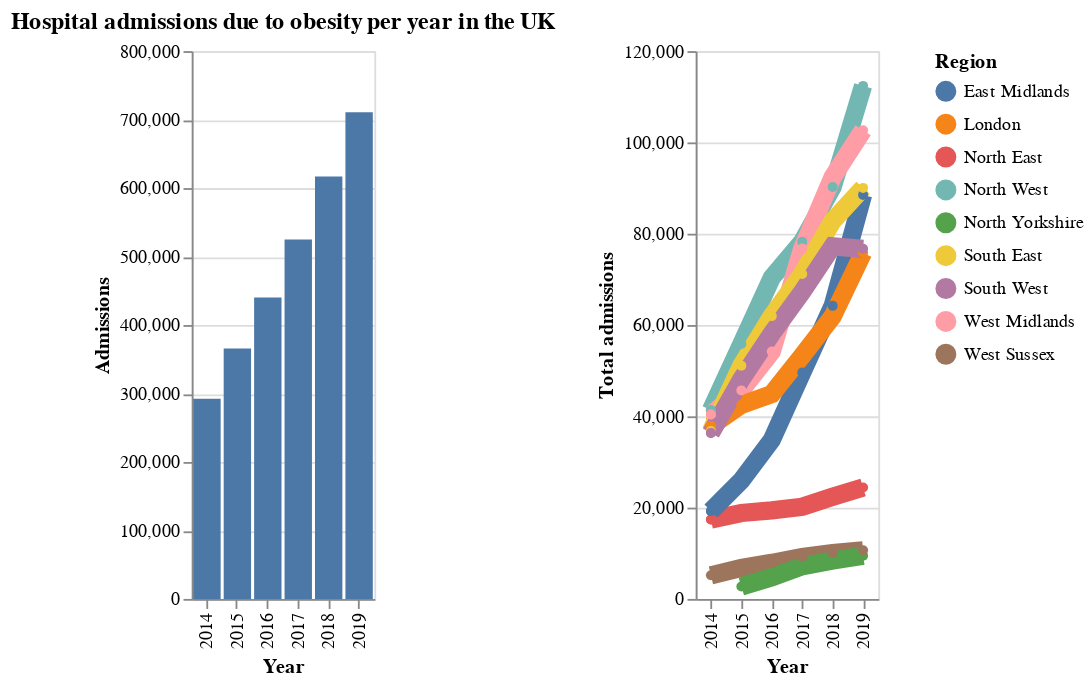

The notebook cell this image was saved under:
### Code cell
(df_england_plot | regional)

### Figure 1 — Vega-Lite specification as saved in the notebook (floating-point values rounded to 4 significant figures)
{"config": {"view": {"continuousWidth": 300, "continuousHeight": 300}}, "hconcat": [{"data": {"name": "data-5901024b95ab323b5ff9f8e1e6989df2"}, "mark": {"type": "bar"}, "encoding": {"tooltip": {"field": "admissions_total", "format": ",", "type": "quantitative"}, "x": {"field": "year", "title": "Year", "type": "ordinal"}, "y": {"field": "admissions_total", "title": "Admissions", "type": "quantitative"}}, "title": "Hospital admissions due to obesity per year in the UK", "width": 100}, {"data": {"name": "data-f8c4c19de6466fe452cf100206e9f062"}, "mark": {"type": "line", "point": true, "size": 10}, "encoding": {"color": {"field": "region", "title": "Region", "type": "nominal"}, "tooltip": [{"field": "region", "title": "Region", "type": "nominal"}, {"field": "admissions_total", "format": ",", "title": "Admissions", "type": "quantitative"}], "x": {"field": "year", "title": "Year", "type": "ordinal"}, "y": {"field": "admissions_total", "title": "Total admissions", "type": "quantitative"}}, "width": 100}], "$schema": "https://vega.github.io/schema/vega-lite/v5.14.1.json", "datasets": {"data-5901024b95ab323b5ff9f8e1e6989df2": [{"region": "England", "admissions_total": 292404, "admissions_count_men": 99579, "admissions_count_women": 192795, "adm_per_100_000_all": 550.6, "adm_per_male": 381.0, "adm_per_female": 714.7, "year": 2014, "top_tier": true}, {"region": "England", "admissions_total": 365577, "admissions_count_men": 123423, "admissions_count_women": 242118, "adm_per_100_000_all": 678.7, "adm_per_male": 465.2, "adm_per_female": 885.8, "year": 2015, "top_tier": true}, {"region": "England", "admissions_total": 440288, "admissions_count_men": 149490, "admissions_count_women": 290747, "adm_per_100_000_all": 810.6, "adm_per_male": 558.4, "adm_per_female": 1056.0, "year": 2016, "top_tier": true}, {"region": "England", "admissions_total": 524725, "admissions_count_men": 175401, "admissions_count_women": 349279, "adm_per_100_000_all": 995.0, "adm_per_male": 710.0, "adm_per_female": 1281.0, "year": 2017, "top_tier": true}, {"region": "England", "admissions_total": 616961, "admissions_count_men": 208290, "admissions_count_women": 408630, "adm_per_100_000_all": 1159.0, "adm_per_male": 833.0, "adm_per_female": 1486.0, "year": 2018, "top_tier": true}, {"region": "England", "admissions_total": 710562, "admissions_count_men": 243565, "admissions_count_women": 466978, "adm_per_100_000_all": 1323.0, "adm_per_male": 963.1, "adm_per_female": 1685.0, "year": 2019, "top_tier": true}], "data-f8c4c19de6466fe452cf100206e9f062": [{"region": "North East", "admissions_total": 17409, "admissions_count_men": 6294, "admissions_count_women": 11115, "adm_per_100_000_all": 670.5, "adm_per_male": 495.7, "adm_per_female": 837.7, "year": 2014, "top_tier": true, "result": null}, {"region": "North East", "admissions_total": 17409, "admissions_count_men": 6294, "admissions_count_women": 11115, "adm_per_100_000_all": 670.5, "adm_per_male": 495.7, "adm_per_female": 837.7, "year": 2014, "top_tier": true, "result": null}, {"region": "North West", "admissions_total": 41358, "admissions_count_men": 13913, "admissions_count_women": 27441, "adm_per_100_000_all": 586.1, "adm_per_male": 401.2, "adm_per_female": 764.7, "year": 2014, "top_tier": true, "result": null}, {"region": "North West", "admissions_total": 41358, "admissions_count_men": 13913, "admissions_count_women": 27441, "adm_per_100_000_all": 586.1, "adm_per_male": 401.2, "adm_per_female": 764.7, "year": 2014, "top_tier": true, "result": null}, {"region": "East Midlands", "admissions_total": 19256, "admissions_count_men": 6058, "admissions_count_women": 13198, "adm_per_100_000_all": 424.4, "adm_per_male": 270.8, "adm_per_female": 573.7, "year": 2014, "top_tier": true, "result": null}, {"region": "East Midlands", "admissions_total": 19256, "admissions_count_men": 6058, "admissions_count_women": 13198, "adm_per_100_000_all": 424.4, "adm_per_male": 270.8, "adm_per_female": 573.7, "year": 2014, "top_tier": true, "result": null}, {"region": "West Midlands", "admissions_total": 40394, "admissions_count_men": 12268, "admissions_count_women": 28125, "adm_per_100_000_all": 720.2, "adm_per_male": 443.3, "adm_per_female": 989.8, "year": 2014, "top_tier": true, "result": null}, {"region": "West Midlands", "admissions_total": 40394, "admissions_count_men": 12268, "admissions_count_women": 28125, "adm_per_100_000_all": 720.2, "adm_per_male": 443.3, "adm_per_female": 989.8, "year": 2014, "top_tier": true, "result": null}, {"region": "London", "admissions_total": 37892, "admissions_count_men": 13281, "admissions_count_women": 24606, "adm_per_100_000_all": 461.8, "adm_per_male": 327.6, "adm_per_female": 592.9, "year": 2014, "top_tier": true, "result": null}, {"region": "London", "admissions_total": 37892, "admissions_count_men": 13281, "admissions_count_women": 24606, "adm_per_100_000_all": 461.8, "adm_per_male": 327.6, "adm_per_female": 592.9, "year": 2014, "top_tier": true, "result": null}, {"region": "South East", "admissions_total": 36779, "admissions_count_men": 13280, "admissions_count_women": 23482, "adm_per_100_000_all": 425.1, "adm_per_male": 312.4, "adm_per_female": 533.5, "year": 2014, "top_tier": true, "result": null}, {"region": "West Sussex", "admissions_total": 5183, "admissions_count_men": 1977, "admissions_count_women": 3206, "adm_per_100_000_all": 640.7, "adm_per_male": 504.7, "adm_per_female": 768.4, "year": 2014, "top_tier": true, "result": null}, {"region": "South West", "admissions_total": 36338, "admissions_count_men": 12260, "admissions_count_women": 24078, "adm_per_100_000_all": 685.5, "adm_per_male": 471.7, "adm_per_female": 891.3, "year": 2014, "top_tier": true, "result": null}, {"region": "South West", "admissions_total": 36338, "admissions_count_men": 12260, "admissions_count_women": 24078, "adm_per_100_000_all": 685.5, "adm_per_male": 471.7, "adm_per_female": 891.3, "year": 2014, "top_tier": true, "result": null}, {"region": "North East", "admissions_total": 18824, "admissions_count_men": 6340, "admissions_count_women": 12484, "adm_per_100_000_all": 721.1, "adm_per_male": 495.9, "adm_per_female": 937.2, "year": 2015, "top_tier": true, "result": null}, {"region": "North West", "admissions_total": 55848, "admissions_count_men": 19879, "admissions_count_women": 35963, "adm_per_100_000_all": 786.2, "adm_per_male": 568.8, "adm_per_female": 996.7, "year": 2015, "top_tier": true, "result": null}, {"region": "North Yorkshire", "admissions_total": 2703, "admissions_count_men": 1056, "admissions_count_women": 1647, "adm_per_100_000_all": 448.4, "adm_per_male": 355.2, "adm_per_female": 539.3, "year": 2015, "top_tier": true, "result": null}, {"region": "East Midlands", "admissions_total": 25932, "admissions_count_men": 7899, "admissions_count_women": 18032, "adm_per_100_000_all": 563.9, "adm_per_male": 348.3, "adm_per_female": 773.7, "year": 2015, "top_tier": true, "result": null}, {"region": "West Midlands", "admissions_total": 45682, "admissions_count_men": 14083, "admissions_count_women": 31598, "adm_per_100_000_all": 805.0, "adm_per_male": 502.3, "adm_per_female": 1101.0, "year": 2015, "top_tier": true, "result": null}, {"region": "London", "admissions_total": 42511, "admissions_count_men": 14249, "admissions_count_women": 28250, "adm_per_100_000_all": 505.1, "adm_per_male": 342.1, "adm_per_female": 664.5, "year": 2015, "top_tier": true, "result": null}, {"region": "South East", "admissions_total": 51102, "admissions_count_men": 18228, "admissions_count_women": 32865, "adm_per_100_000_all": 581.2, "adm_per_male": 421.6, "adm_per_female": 735.4, "year": 2015, "top_tier": true, "result": null}, {"region": "West Sussex", "admissions_total": 6794, "admissions_count_men": 2542, "admissions_count_women": 4251, "adm_per_100_000_all": 827.2, "adm_per_male": 638.4, "adm_per_female": 1005.0, "year": 2015, "top_tier": true, "result": null}, {"region": "South West", "admissions_total": 48098, "admissions_count_men": 16484, "admissions_count_women": 31614, "adm_per_100_000_all": 894.4, "adm_per_male": 624.3, "adm_per_female": 1155.0, "year": 2015, "top_tier": true, "result": null}, {"region": "North East", "admissions_total": 19414, "admissions_count_men": 6574, "admissions_count_women": 12840, "adm_per_100_000_all": 741.4, "adm_per_male": 512.3, "adm_per_female": 961.4, "year": 2016, "top_tier": true, "result": null}, {"region": "North West", "admissions_total": 70380, "admissions_count_men": 24718, "admissions_count_women": 45654, "adm_per_100_000_all": 986.7, "adm_per_male": 703.9, "adm_per_female": 1261.0, "year": 2016, "top_tier": true, "result": null}, {"region": "North Yorkshire", "admissions_total": 4749, "admissions_count_men": 1763, "admissions_count_women": 2985, "adm_per_100_000_all": 789.5, "adm_per_male": 595.5, "adm_per_female": 977.1, "year": 2016, "top_tier": true, "result": null}, {"region": "East Midlands", "admissions_total": 34839, "admissions_count_men": 11451, "admissions_count_women": 23381, "adm_per_100_000_all": 751.3, "adm_per_male": 500.5, "adm_per_female": 995.2, "year": 2016, "top_tier": true, "result": null}, {"region": "West Midlands", "admissions_total": 54212, "admissions_count_men": 16465, "admissions_count_women": 37744, "adm_per_100_000_all": 948.9, "adm_per_male": 583.0, "adm_per_female": 1306.0, "year": 2016, "top_tier": true, "result": null}, {"region": "London", "admissions_total": 44893, "admissions_count_men": 15370, "admissions_count_women": 29513, "adm_per_100_000_all": 525.8, "adm_per_male": 363.0, "adm_per_female": 685.6, "year": 2016, "top_tier": true, "result": null}, {"region": "South East", "admissions_total": 61957, "admissions_count_men": 22420, "admissions_count_women": 39532, "adm_per_100_000_all": 698.2, "adm_per_male": 513.7, "adm_per_female": 876.7, "year": 2016, "top_tier": true, "result": null}, {"region": "West Sussex", "admissions_total": 7897, "admissions_count_men": 2949, "admissions_count_women": 4945, "adm_per_100_000_all": 953.3, "adm_per_male": 734.4, "adm_per_female": 1159.0, "year": 2016, "top_tier": true, "result": null}, {"region": "South West", "admissions_total": 58128, "admissions_count_men": 20216, "admissions_count_women": 37907, "adm_per_100_000_all": 1072.0, "adm_per_male": 759.0, "adm_per_female": 1374.0, "year": 2016, "top_tier": true, "result": null}, {"region": "North East", "admissions_total": 20188, "admissions_count_men": 7039, "admissions_count_women": 13148, "adm_per_100_000_all": 781.0, "adm_per_male": 565.0, "adm_per_female": 991.0, "year": 2017, "top_tier": true, "result": null}, {"region": "North West", "admissions_total": 78248, "admissions_count_men": 26808, "admissions_count_women": 51435, "adm_per_100_000_all": 1126.0, "adm_per_male": 811.0, "adm_per_female": 1440.0, "year": 2017, "top_tier": true, "result": null}, {"region": "North Yorkshire", "admissions_total": 7166, "admissions_count_men": 2694, "admissions_count_women": 4471, "adm_per_100_000_all": 1173.0, "adm_per_male": 856.0, "adm_per_female": 1512.0, "year": 2017, "top_tier": true, "result": null}, {"region": "East Midlands", "admissions_total": 49582, "admissions_count_men": 15557, "admissions_count_women": 34022, "adm_per_100_000_all": 1086.0, "adm_per_male": 706.0, "adm_per_female": 1465.0, "year": 2017, "top_tier": true, "result": null}, {"region": "West Midlands", "admissions_total": 76743, "admissions_count_men": 22952, "admissions_count_women": 53784, "adm_per_100_000_all": 1386.0, "adm_per_male": 877.0, "adm_per_female": 1897.0, "year": 2017, "top_tier": true, "result": null}, {"region": "London", "admissions_total": 53267, "admissions_count_men": 17720, "admissions_count_women": 35533, "adm_per_100_000_all": 748.0, "adm_per_male": 571.0, "adm_per_female": 921.0, "year": 2017, "top_tier": true, "result": null}, {"region": "South East", "admissions_total": 71183, "admissions_count_men": 26019, "admissions_count_women": 45161, "adm_per_100_000_all": 826.0, "adm_per_male": 629.0, "adm_per_female": 1021.0, "year": 2017, "top_tier": true, "result": null}, {"region": "West Sussex", "admissions_total": 9158, "admissions_count_men": 3313, "admissions_count_women": 5845, "adm_per_100_000_all": 1101.0, "adm_per_male": 806.0, "adm_per_female": 1387.0, "year": 2017, "top_tier": true, "result": null}, {"region": "South West", "admissions_total": 67289, "admissions_count_men": 23786, "admissions_count_women": 43500, "adm_per_100_000_all": 1233.0, "adm_per_male": 887.0, "adm_per_female": 1583.0, "year": 2017, "top_tier": true, "result": null}, {"region": "North East", "admissions_total": 22376, "admissions_count_men": 7759, "admissions_count_women": 14616, "adm_per_100_000_all": 861.0, "adm_per_male": 619.0, "adm_per_female": 1097.0, "year": 2018, "top_tier": true, "result": null}, {"region": "North West", "admissions_total": 90253, "admissions_count_men": 32066, "admissions_count_women": 58185, "adm_per_100_000_all": 1290.0, "adm_per_male": 963.0, "adm_per_female": 1618.0, "year": 2018, "top_tier": true, "result": null}, {"region": "North Yorkshire", "admissions_total": 8408, "admissions_count_men": 3274, "admissions_count_women": 5134, "adm_per_100_000_all": 1359.0, "adm_per_male": 1025.0, "adm_per_female": 1721.0, "year": 2018, "top_tier": true, "result": null}, {"region": "East Midlands", "admissions_total": 64200, "admissions_count_men": 20849, "admissions_count_women": 43347, "adm_per_100_000_all": 1391.0, "adm_per_male": 938.0, "adm_per_female": 1846.0, "year": 2018, "top_tier": true, "result": null}, {"region": "West Midlands", "admissions_total": 92389, "admissions_count_men": 28426, "admissions_count_women": 63950, "adm_per_100_000_all": 1655.0, "adm_per_male": 1078.0, "adm_per_female": 2237.0, "year": 2018, "top_tier": true, "result": null}, {"region": "London", "admissions_total": 61904, "admissions_count_men": 20481, "admissions_count_women": 41417, "adm_per_100_000_all": 852.0, "adm_per_male": 651.0, "adm_per_female": 1050.0, "year": 2018, "top_tier": true, "result": null}, {"region": "South East", "admissions_total": 82787, "admissions_count_men": 30191, "admissions_count_women": 52590, "adm_per_100_000_all": 950.0, "adm_per_male": 721.0, "adm_per_female": 1178.0, "year": 2018, "top_tier": true, "result": null}, {"region": "West Sussex", "admissions_total": 10046, "admissions_count_men": 3664, "admissions_count_women": 6381, "adm_per_100_000_all": 1198.0, "adm_per_male": 882.0, "adm_per_female": 1506.0, "year": 2018, "top_tier": true, "result": null}, {"region": "South West", "admissions_total": 77250, "admissions_count_men": 25792, "admissions_count_women": 51458, "adm_per_100_000_all": 1405.0, "adm_per_male": 949.0, "adm_per_female": 1868.0, "year": 2018, "top_tier": true, "result": null}, {"region": "North East", "admissions_total": 24410, "admissions_count_men": 8645, "admissions_count_women": 15765, "adm_per_100_000_all": 932.0, "adm_per_male": 684.0, "adm_per_female": 1177.0, "year": 2019, "top_tier": true, "result": null}, {"region": "North West", "admissions_total": 112385, "admissions_count_men": 41370, "admissions_count_women": 71015, "adm_per_100_000_all": 1595.0, "adm_per_male": 1231.0, "adm_per_female": 1959.0, "year": 2019, "top_tier": true, "result": null}, {"region": "North Yorkshire", "admissions_total": 9475, "admissions_count_men": 3700, "admissions_count_women": 5770, "adm_per_100_000_all": 1492.0, "adm_per_male": 1146.0, "adm_per_female": 1870.0, "year": 2019, "top_tier": true, "result": null}, {"region": "East Midlands", "admissions_total": 88510, "admissions_count_men": 29640, "admissions_count_women": 58865, "adm_per_100_000_all": 1893.0, "adm_per_male": 1316.0, "adm_per_female": 2472.0, "year": 2019, "top_tier": true, "result": null}, {"region": "West Midlands", "admissions_total": 102675, "admissions_count_men": 32085, "admissions_count_women": 70590, "adm_per_100_000_all": 1817.0, "adm_per_male": 1202.0, "adm_per_female": 2440.0, "year": 2019, "top_tier": true, "result": null}, {"region": "London", "admissions_total": 75815, "admissions_count_men": 24150, "admissions_count_women": 51665, "adm_per_100_000_all": 1012.0, "adm_per_male": 757.0, "adm_per_female": 1266.0, "year": 2019, "top_tier": true, "result": null}, {"region": "South East", "admissions_total": 90040, "admissions_count_men": 33220, "admissions_count_women": 56820, "adm_per_100_000_all": 1023.0, "adm_per_male": 783.0, "adm_per_female": 1262.0, "year": 2019, "top_tier": true, "result": null}, {"region": "West Sussex", "admissions_total": 10670, "admissions_count_men": 3850, "admissions_count_women": 6815, "adm_per_100_000_all": 1257.0, "adm_per_male": 913.0, "adm_per_female": 1593.0, "year": 2019, "top_tier": true, "result": null}, {"region": "South West", "admissions_total": 76695, "admissions_count_men": 26485, "admissions_count_women": 50210, "adm_per_100_000_all": 1378.0, "adm_per_male": 961.0, "adm_per_female": 1804.0, "year": 2019, "top_tier": true, "result": null}]}}
